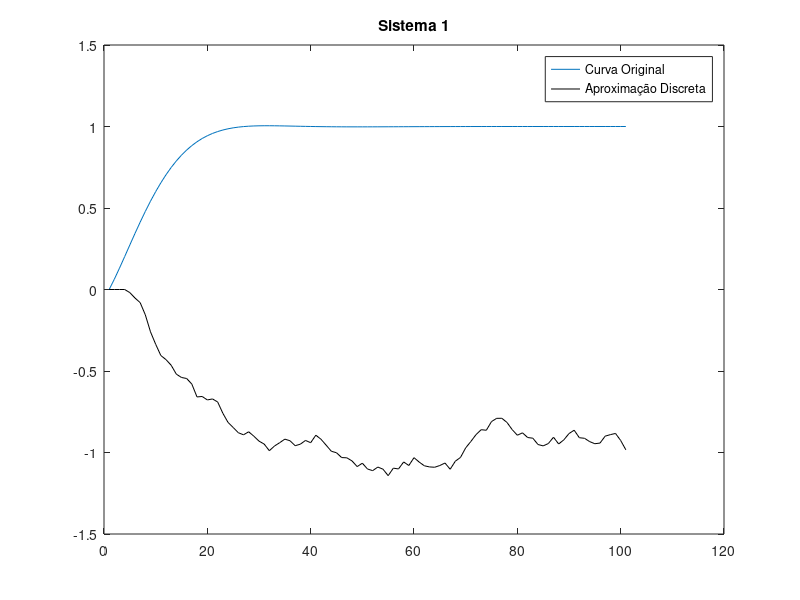
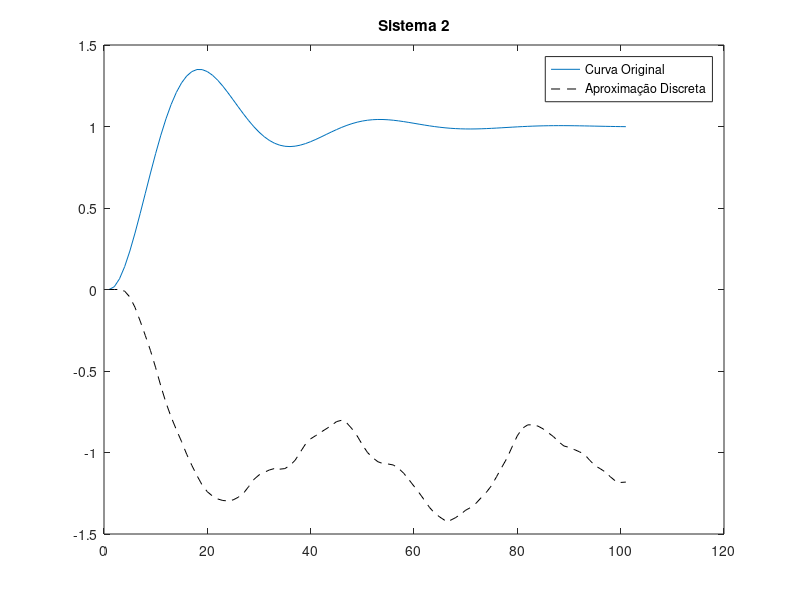

Write the MATLAB code that produced these figures, in order. (Note: this script raises an error after producing the figures.)
clear all
close all
clc
% Atividade 3 

num1=[0.5 2 2];
den1=[1 3 4 2];
g1=tf(num1,den1);
[y_g1, t1] = step(g1,12);


num2=[2.5];
den2=[1 1 2.5];
g2=tf(num2,den2);
[y_g2, t2] = step(g2,12);

gz1= c2d(g1,0.1);
gz2 = c2d(g2,0.1);
%u1=ones(1,length(y_g1))
%u1(1:length(y_g1)) = 1;
u1= -2*rand(length(y_g1), 1);
u1(1:3) = 0;
y1(1:3)=0;
a1=gz1.den{1,1};
b1=gz1.num{1,1};

for k=4:length(u1)
    y1(k)=-a1(2)*y1(k-1)-a1(3)*y1(k-2)-a1(4)*y1(k-3)+b1(2)*u1(k-1)+b1(3)*u1(k-2)+b1(4)*u1(k-3);
end
figure(1)
plot(y_g1)
hold on
plot(y1,'k')
title('Sistema 1');
legend('Curva Original','Aproximação Discreta')



y2(1:2)=0;
%u2(1:length(y_g2)) = 1;
u2= -2*rand(length(y_g2), 1);
u2(1:2) = 0;
a2=gz2.den{1,1};
b2=gz2.num{1,1};
for k=3:length(y_g2)
    y2(k)=-a2(2)*y2(k-1)-a2(3)*y2(k-2)+b2(2)*u2(k-1)+b2(3)*u2(k-2);
end

figure(2)
plot(y_g2)
hold on
plot(y2,'--k')
title('Sistema 2');
legend('Curva Original','Aproximação Discreta')

%% 2 questão Adicionando ruido
cemean(1:100)=0;
cemstd(1:100)=0;
%for g=1:100% Calculando 100 vezes

r2 = normrnd(0,0.05,1,length(y2));
r1 = normrnd(0,0.05,1,length(y1));
%r2 = randn(1,(length(y2)))*0.05;
%r1 = randn(1,(length(y1)))*0.05;

y1_rd(1:3)=0;
for k=4:length(u1)
    y1_rd(k)=-a1(2)*y1_rd(k-1)-a1(3)*y1_rd(k-2)-a1(4)*y1_rd(k-3)+b1(2)*u1(k-1)+b1(3)*u1(k-2)+b1(4)*u1(k-3) + r1(k);
end
y2_rd(1:2)=0;
for k=3:length(y_g2)
    y2_rd(k)=-a2(2)*y2_rd(k-1)-a2(3)*y2_rd(k-2)+0.01207*u2(k-1)+0.01167*u2(k-2) + r2(k);
end

y1_rs = y1 + r1;
y2_rs = y2 + r2;
y1_rs(1:3) = zeros(1,3);
y2_rs(1:2) = zeros(1,2);


% EstimaÃ§Ã£o
% Para y1

Ny = 3;
Nu = 3;
[phi, Y] = montaRegressoresLinear(length(u1),Ny,Nu,y1_rd,u1);

theta = inv(phi'*phi)*phi'*Y;

y1_est(1:3) = 0;

%ordem 3
aaa1 = -theta(1);
aaa2 = -theta(2);
aaa3 = -theta(3);
bbb1 = theta(4);
bbb2 = theta(5);
bbb3 = theta(6);

for t=4:(length(u1))
    
    y1_est(t) = -aaa1*y1_est(t-1) -aaa2*y1_est(t-2) -aaa3*y1_est(t-3) + bbb1*u1(t-1) + bbb2*u1(t-2) + bbb3*u1(t-3);
end

%cemean(g)=mean(y1_est);
%cemstd(g)=std(y1_est);

%end;


figure
plot(y1);
hold on;
plot(y1_est);

%Para y2

Ny2 = 2;
Nu2 = 2;
%y2(3:127) = y2(1:125);
%y2(1:2) = 0;
[phi2, Y2] = montaRegressoresLinear(length(u2),Ny2,Nu2,y2_rs,u2);
theta2 = inv(phi2'*phi2)*phi2'*Y2;

y2_est(1:2) = 0;

aa1 = -theta2(1);
aa2 = -theta2(2);
bb1 = theta2(3);
bb2 = theta2(4);


for t=3:(length(u2))
    y2_est(t) = -aa1*y2_est(t-1) -aa2*y2_est(t-2) + bb1*u2(t-1) + bb2*u2(t-2);
end

figure
plot(y2);
hold on;
plot(y2_est);



%% 3a Validar

%Gerando u_v
u1_v= -2*rand(length(y1), 1);
u2_v= -2*rand(length(y2), 1);
u1_v(1:3) = 0;
u2_v(1:2) = 0;

%Gerando y_v
y1_v(1:3)=0;
for k=4:length(u1)
    y1_v(k)=-a1(2)*y1_v(k-1)-a1(3)*y1_v(k-2)-a1(4)*y1_v(k-3)+b1(2)*u1_v(k-1)+b1(3)*u1_v(k-2)+b1(4)*u1_v(k-3);
end
y2_v(1:2)=0;
for k=3:length(y_g2)
    y2_v(k)=-a2(2)*y2_v(k-1)-a2(3)*y2_v(k-2)+b2(2)*u2_v(k-1)+b2(3)*u2_v(k-2);
end

% Matriz phi
[phi1_v, Y1_v] = montaRegressoresLinear(length(u1_v),Ny,Nu,y1_v,u1_v);
[phi2_v, Y2_v] = montaRegressoresLinear(length(u2_v),Ny2,Nu2,y2_v,u2_v);

y1_val = phi1_v * theta;
y2_val = phi2_v * theta2;

% Erro de validação
e1_v = y1_v - y1_val;
e2_v = y2_v - y2_val;

% SEQ de y1
SEQ1=0;
for k=1:(length(u1)-6)
    SEQ1=(y1_v(k)-y1_val(k)')^2;
end;
% SEQM de y1
SEQM1=0;
for k=1:(length(u1)-6)
    SEQM1=1/k*((y1_v(k)-y1_val(k)')^2);
end;

% SEQ de y2
SEQ2=0;
for k=1:(length(u2)-2)
    SEQ2=(y2_v(k)-y2_val(k)')^2;
end;
% SEQM de y2
SEQM2=0;
for k=1:(length(u2)-2)
    SEQM2=1/k*((y2_v(k)-y2_val(k)')^2);
end;

% Coeficientes de correlação Multipla


for k=1:(length(u1)-6)
R1=sqrt(1-(((y1_v(k)-y1_val(k))^2)/(y1_v(k)-mean(y1_v))^2));
end;

for k=1:(length(u2)-2)
R2=sqrt(1-(((y2_v(k)-y2_val(k))^2)/(y2_v(k)-mean(y2_v))^2));
end;

%% 4 ARX ARMAX
% Dados 1

a = dlmread('dados_2.txt');
u = a(:,2)'; %u(t)
y = a(:,1)'; %y(t)
y1 = y;
Ny = 1;
Nu = 1;
[phi, Y] = montaRegressoresLinear(length(u),Ny,Nu,y,u);
theta = inv(phi'*phi)*phi'*Y;
y_estarx = phi*theta;
%%
y1 = y;
Ny = 5;
Nu = 5;
[phi, Y] = montaRegressoresLinear(length(u),Ny,Nu,y,u);
theta = inv(phi'*phi)*phi'*Y;
y_estarx = phi*theta;

%% Minimos quadrados estendido

clear,clc

a = dlmread('dados_2.txt');
u = a(:,2)'; %u(t)
y = a(:,1)'; %y(t)
N = length(y);

lambda = 1;
p = 1000*eye(6,6);
theta = zeros(6,1);


for t=1:6
    y(t) = 0;
    w(t) = 0;
    erro(t)= 0;
end

for t=6:N
    phi = [-y(t-1); -y(t-2); u(t-1); u(t-2); w(t-1); w(t-2)];
    erro(t) = y(t) - theta'*phi;
    k = p*phi/(lambda+phi'*p*phi);
    theta = theta+k*erro(t);
    p = (p-k*phi'*p)/lambda;
    w(t) = y(t)-theta'*phi;
end

for t = 6:N
    y_est(t) = theta(1)*y(t-1) - theta(2)*y(t-2) + theta(3)*u(t-1) + theta(4)*u(t-2);
end
    

    
